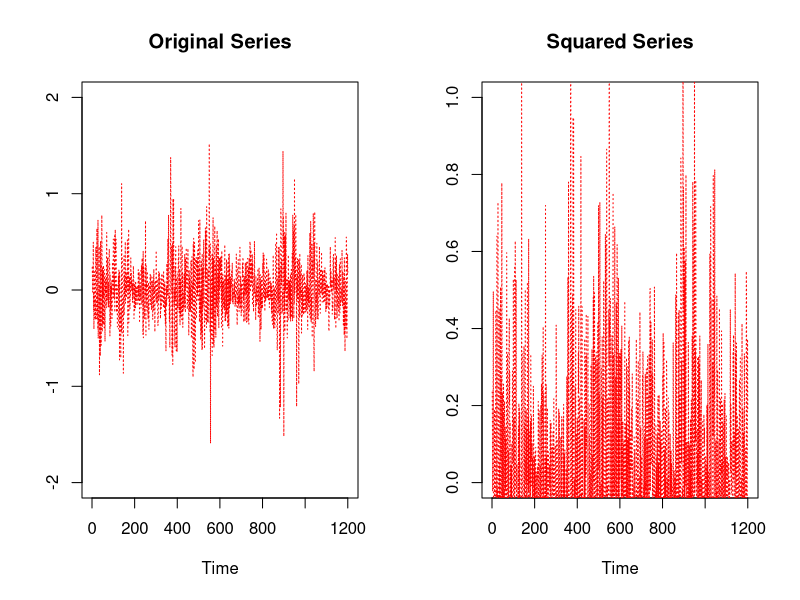

Here is the R script that generated this plot:
### LOAD DATASET ARCH(12) ####################################################
ARCH<-function(n){
  #A.] GENERATE SIMULATED DATA WITH PREDEFINED PARAMETERS
  library(mvtnorm)
  library(MASS)
  library(fBasics)
  library(matrixcalc)
  rCh<- 12
  n<-n+200  #Obs. below 201 will be deleted 
  Q<- 1 #Number of Variate
  
  #######  Generate r.v of white noise ########################################
  eta<-rmvnorm(n, mean=c(0), diag(1)) 
  eta<-t(eta)
  #############################################################################
  
  ##INTERCEPT
  paraGA0<-matrix(c(0.01),nrow=Q,byrow=TRUE)
  #### MA(p) representative
  paraGAa1<-matrix(c(0.15),nrow=Q,byrow=TRUE)
  paraGAa2<-matrix(c(0),nrow=Q,byrow=TRUE)
  paraGAa3<-matrix(c(0),nrow=Q,byrow=TRUE)
  paraGAa4<-matrix(c(0.3),nrow=Q,byrow=TRUE)
  paraGAa5<-matrix(c(0),nrow=Q,byrow=TRUE)
  paraGAa6<-matrix(c(0.2),nrow=Q,byrow=TRUE)
  paraGAa7<-matrix(c(0),nrow=Q,byrow=TRUE)
  paraGAa8<-matrix(c(0),nrow=Q,byrow=TRUE)
  paraGAa9<-matrix(c(0),nrow=Q,byrow=TRUE)
  paraGAa10<-matrix(c(0.15),nrow=Q,byrow=TRUE)
  paraGAa11<-matrix(c(0),nrow=Q,byrow=TRUE)
  paraGAa12<-matrix(c(0.19),nrow=Q,byrow=TRUE)

  H<-max(rCh)
  ht<-abs(t(rmvnorm(n=H, mean=c(0), sigma=matrix(c(1)))))  #HETEROS. OBS
  err<-t(rmvnorm(n=H, mean=c(0), sigma=matrix(c(1)))) #ERR. TERM
  Y <-t(rmvnorm(n=H, mean=c(0), sigma=matrix(c(1))))
  ZERO<-matrix(0,nrow=Q,ncol=(dim(eta)[2]-dim(Y)[2]))
  ht<-cbind(ht,ZERO) 
  err<-cbind(err,ZERO)
  Y<-cbind(Y,ZERO) 

ARCHr<-sapply( paste('paraGAa', 1:rCh, sep=''), get ,envir=sys.frame(sys.parent(0)))

    for (i in (H+1):((dim(eta)[2]))) {
      sumRg<-0
       for(j in 1:rCh){
        sumRg<-sumRg + (ARCHr[[j]]%*%(err[,(i-j)]^{2}))
       }
    ht[,i]<-paraGA0+(sumRg)
    err[,i]<-eta[,i]%*%sqrt(ht[,i])
    Y[,i]<-err[,i]
  }
Y<-Y[,c(-1:-200)]; #THIS TO REMOVE FIRST 200 OBSERVATIONS TO AVOID SET.SEED EFFECT
Y1<-as.matrix(Y)

coefARCH<-cbind(paraGA0, paraGAa1, paraGAa2, paraGAa3,paraGAa4,
                         paraGAa5, paraGAa6, paraGAa7,paraGAa8,
                         paraGAa9, paraGAa10, paraGAa11,paraGAa12)

LAGNONZERO<-c(1,2,5,7,11,13)   #LOCATION OF NONZERO PARAMETERS
LAGNONZERO2<-c(1,1,0,0,1,0,1,0,0,0,1,0,1)  #1: non-zero 0: zero
ALLDATA<-list(Y1,err,coefARCH,rCh,LAGNONZERO,LAGNONZERO2,sum(LAGNONZERO2))
names(ALLDATA)<-c("Y1","err","coefARCH","Gr","LAGNONZERO","LAGNONZERO2","COUNTNZ")
return(ALLDATA)
}
n=1200
ARCH1<-ARCH(n)
ERR<-as.vector(ARCH1$Y1)
#plot(ERR, type="l")
par(mfrow=c(1,2))
plot(NA, xlim=c(1,n), ylim=c(-2,2), main="Original Series", ylab="", xlab="Time")
points(ERR,col="red", type="l", pch=23,lty="dotted", cex=4)
plot(NA, xlim=c(1,n), ylim=c(0,1), main="Squared Series", ylab="", xlab="Time")
points(ERR,col="red", type="l", pch=23,lty="dotted", cex=4)
##################################################################################################

#all(c(1,2,3)%in%c(1,2,3,4))
#isTRUE(all.equal(c(1,2),c(1,3)))
